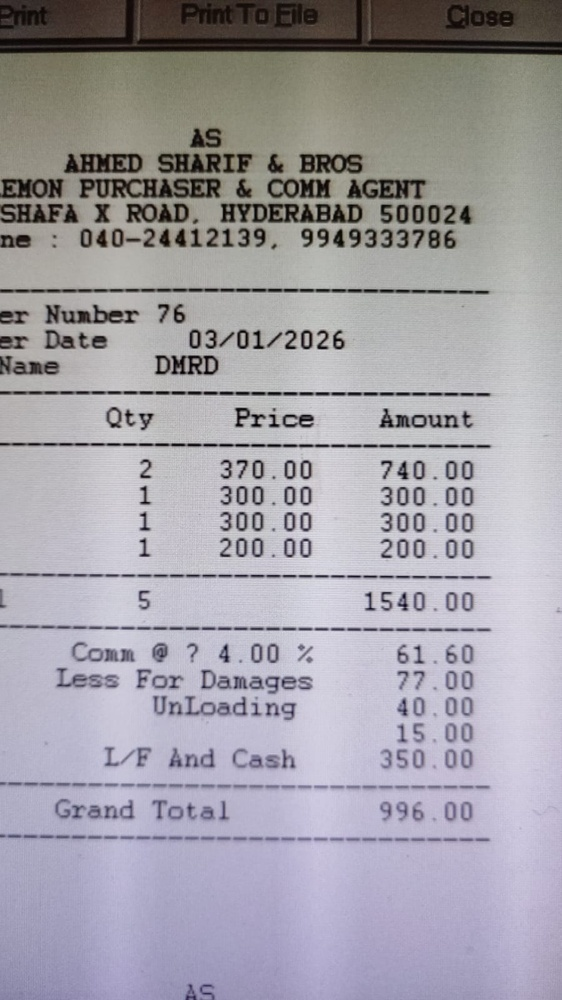
#> input picture backend/ml_dataset/images/006ec791-87fb-4998-93d3-ff7630453cdd.jpeg, 562 x 1000 px, shrunk from 899 x 1599 before the run
$ python -i ocr_roi_service.py   (imports and definitions only)
#> lines starting #> are read from the running program, lines starting #| are printed output that depends on the picture; after the words box and inside, x2 and y2 are one past the last pixel; in counts of white or black regions, pixels touching at a corner belong together
import cv2
import numpy as np
import pytesseract
from PIL import Image
import os

# Tesseract path
pytesseract.pytesseract.tesseract_cmd = r"C:\Program Files\Tesseract-OCR\tesseract.exe"

def read_image_safe(path):
    """
    Read image safely handling Windows paths and non-ASCII characters.
    """
    try:
        # Read file as byte stream and decode
        stream = np.fromfile(path, dtype=np.uint8)
        image = cv2.imdecode(stream, cv2.IMREAD_COLOR)
#> image is the input picture: shape (1000, 562, 3); mean B, G, R 167.4, 159.8, 162.8
        return image
    except Exception as e:
        print(f"[ERROR] Failed to read image: {e}")
        return None

def validate_image(image):
    """
    Check if image is valid and not empty.
    """
    return image is not None and image.size > 0

# [46 lines left out: function auto_crop, not called in this run]

def deskew(image):
    """
    Straighten skewed/rotated images using Hough line detection.
    """
    if not validate_image(image) or len(image.shape) < 2:
        return image

    try:
        gray = cv2.cvtColor(image, cv2.COLOR_BGR2GRAY)
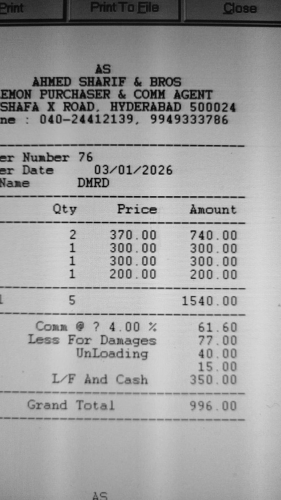
#> gray: shape (1000, 562) (shown at 1/2 size); min 0, max 224, mean 161.6
        edges = cv2.Canny(gray, 50, 150, apertureSize=3)
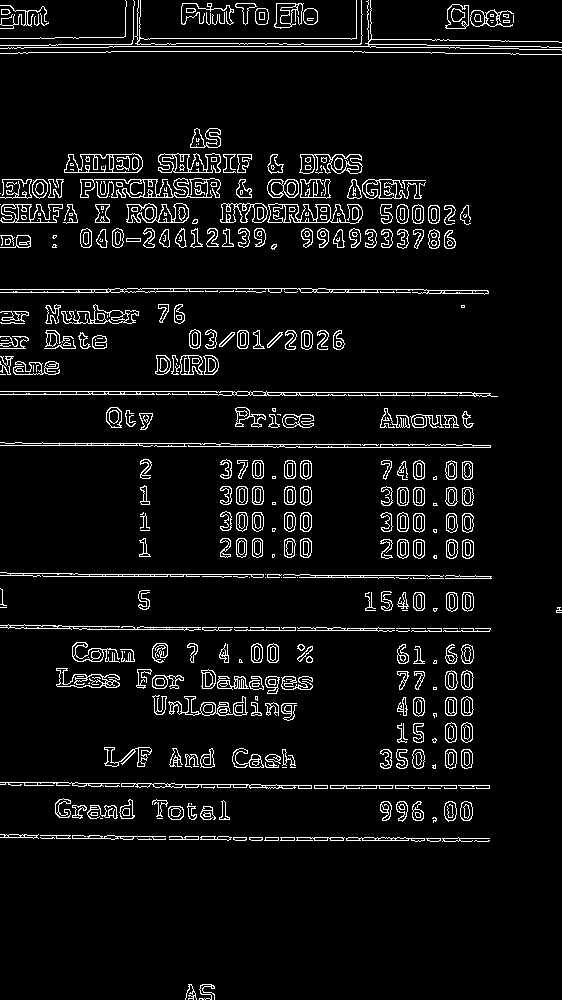
#> edges: shape (1000, 562); 6.2% white in thin lines or dots

        # Detect lines using Hough transform
        lines = cv2.HoughLines(edges, 1, np.pi / 180, 100)
#> lines = 967 rows, first 8: [46, 1.57], [785, 1.57], [292, 1.57], [38, 1.57], [222, 1.57], [394, 1.57], [391, 1.57], [51, 1.57]

        if lines is None:
            return image

        # Calculate average angle
        angles = []
        for line in lines[:10]:  # Use top 10 lines
            rho, theta = line[0]
            angle = np.degrees(theta) - 90
            if -45 < angle < 45:  # Only consider reasonable angles
                angles.append(angle)
#> this loop made 10 passes
#> (line, rho) on passes 1 to 8: ([[46, 1.57]], 46), ([[785, 1.57]], 785), ([[292, 1.57]], 292), ([[38, 1.57]], 38), ([[222, 1.57]], 222), ([[394, 1.57]], 394), ([[391, 1.57]], 391), ([[51, 1.57]], 51)
#> after the loop, angles = [0, 0, 0, 0, 0, 0, 0, 0, 0, 0]

        if not angles:
            return image

        median_angle = np.median(angles)
#> median_angle = 0

        # Rotate image to straighten
        if abs(median_angle) > 0.5:  # Only rotate if needed
            (h, w) = image.shape[:2]
            center = (w // 2, h // 2)
            M = cv2.getRotationMatrix2D(center, median_angle, 1.0)
            rotated = cv2.warpAffine(image, M, (w, h),
                                     flags=cv2.INTER_CUBIC,
                                     borderMode=cv2.BORDER_REPLICATE)
            return rotated

        return image
    except Exception as e:
        print(f"[WARNING] Deskew failed: {e}")
        return image

def detect_regions(image):
    """
    Detect different regions of the receipt (header, items, deductions, totals).
    Uses horizontal line detection to split the receipt into sections.
    """
    if not validate_image(image):
        # Return default regions for empty image to avoid crash
        return {}

    try:
        gray = cv2.cvtColor(image, cv2.COLOR_BGR2GRAY)
        h, w = gray.shape

        # Detect horizontal lines (often separate sections on receipts)
        horizontal_kernel = cv2.getStructuringElement(cv2.MORPH_RECT, (w // 3, 1))
        detect_horizontal = cv2.morphologyEx(gray, cv2.MORPH_OPEN, horizontal_kernel, iterations=2)
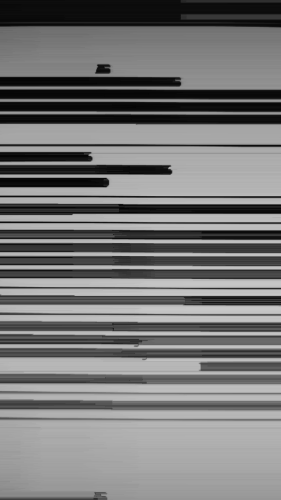
#> detect_horizontal: shape (1000, 562) (shown at 1/2 size); min 0, max 202, mean 118.6
        _, thresh = cv2.threshold(detect_horizontal, 127, 255, cv2.THRESH_BINARY_INV)
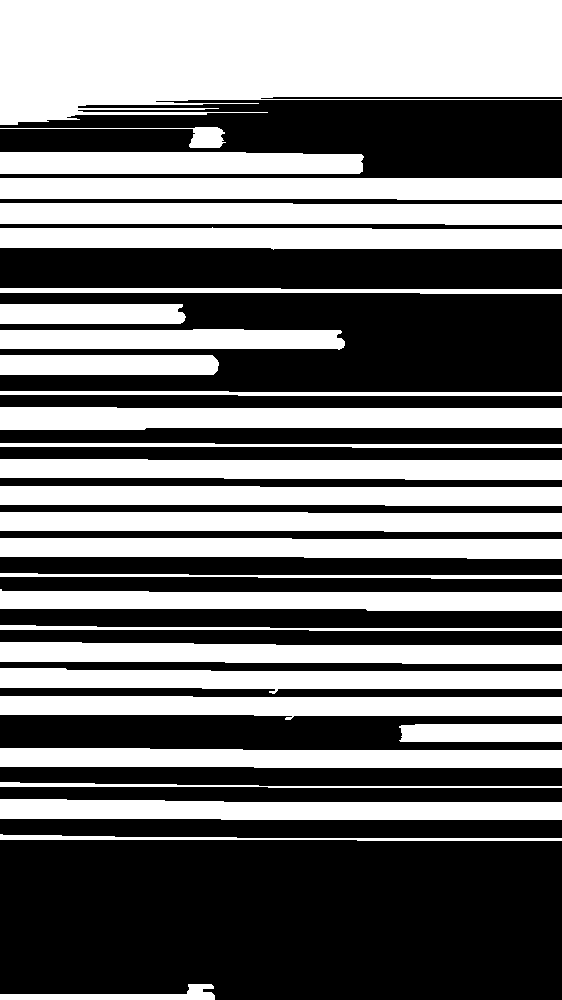
#> thresh: shape (1000, 562); 44.7% white; 29 white regions, largest, box (x1, y1, x2, y2) and area: (0, 0, 562, 125) 58619, (0, 178, 562, 200) 11967, (0, 203, 562, 225) 11650

        # Find horizontal line positions
        horizontal_lines = []
        for i in range(h):
            if np.mean(thresh[i, :]) > 200:  # Mostly white (line detected)
                horizontal_lines.append(i)
#> after the loop, horizontal_lines = 370 values from 0 to 839

        # Filter close lines (keep only distinct separators)
        filtered_lines = []
        if horizontal_lines:
            filtered_lines.append(horizontal_lines[0])
            for line in horizontal_lines:
                if line - filtered_lines[-1] > h * 0.1:  # At least 10% apart
                    filtered_lines.append(line)
#> after the loop, filtered_lines = [0, 178, 289, 392, 493, 594, 697, 802]

        # Define regions based on detected lines and heuristics
        regions = {}

        if len(filtered_lines) >= 2:
            # Header: top to first line
            regions['header'] = (0, filtered_lines[0])

            # Items: first line to second-to-last line
            regions['items'] = (filtered_lines[0], filtered_lines[-2] if len(filtered_lines) > 2 else filtered_lines[-1])

            # Deductions/Totals: last section
            regions['deductions'] = (filtered_lines[-2] if len(filtered_lines) > 2 else filtered_lines[-1],
                                     filtered_lines[-1])
            regions['totals'] = (filtered_lines[-1], h)
        else:
            # Fallback: split into thirds
            third = h // 3
            regions['header'] = (0, third)
            regions['items'] = (third, 2 * third)
            regions['deductions'] = (2 * third, h)
            regions['totals'] = (2 * third, h)

        return regions
    except Exception as e:
        print(f"[WARNING] Region detection failed: {e}")
        # Fallback regions
        h = image.shape[0]
        third = h // 3
        return {
            'header': (0, third),
            'items': (third, 2 * third),
            'deductions': (2 * third, h),
            'totals': (2 * third, h)
        }

def preprocess_region(image, region_type):
    """
    Apply region-specific preprocessing for better OCR.
    Different regions benefit from different preprocessing.
    """
    if not validate_image(image):
        return image

    try:
        gray = cv2.cvtColor(image, cv2.COLOR_BGR2GRAY)

        if region_type == 'header':
            # Header: optimize for text clarity
            denoised = cv2.fastNlMeansDenoising(gray)
            _, processed = cv2.threshold(denoised, 0, 255, cv2.THRESH_BINARY + cv2.THRESH_OTSU)

        elif region_type == 'items':
            # Items table: enhance grid structure
            denoised = cv2.fastNlMeansDenoising(gray)
            # Adaptive threshold works better for tables
            processed = cv2.adaptiveThreshold(denoised, 255, cv2.ADAPTIVE_THRESH_GAUSSIAN_C,
                                              cv2.THRESH_BINARY, 11, 2)

        elif region_type in ['deductions', 'totals']:
            # Numbers: high contrast
            denoised = cv2.fastNlMeansDenoising(gray)
            _, processed = cv2.threshold(denoised, 0, 255, cv2.THRESH_BINARY + cv2.THRESH_OTSU)

        else:
            processed = gray

        return processed
    except Exception as e:
        print(f"[WARNING] Preprocessing failed for {region_type}: {e}")
        return image

def extract_with_roi(image_path):
    """
    Main function: Extract text from receipt using ROI-based approach.
    Returns dict with text per region.
    """
    try:
        # Read image safely
        image = read_image_safe(image_path)
        if not validate_image(image):
            return {"error": "[OCR ERROR] Could not read image or image is empty"}

        # Step 1: Auto-crop - DISABLED for manual cropping workflow
        # Users manually crop with Cropper.js, so auto-crop is redundant and can be too aggressive
        # cropped = auto_crop(image)
        cropped = image  # Use image as-is (already manually cropped)

        # Step 2: Deskew
        straightened = deskew(cropped)

        # Step 3: Detect regions
        regions = detect_regions(straightened)
#> regions = {'header': (0, 0), 'items': (0, 697), 'deductions': (697, 802), 'totals': (802, 1000)}

        # Step 4: Extract text per region
        extracted_text = {
            'full_text': '',
            'regions': {}
        }

        for region_name, (y_start, y_end) in regions.items():
            # Validate region bounds
            if y_start >= y_end:
                continue

            # Extract region
            region_img = straightened[y_start:y_end, :]

            # Skip empty regions
            if not validate_image(region_img):
                continue

            # Preprocess region
            processed = preprocess_region(region_img, region_name)

            # OCR
            text = pytesseract.image_to_string(processed, lang='eng')
            extracted_text['regions'][region_name] = text.strip()
#> this loop made 2 passes
#> pass 2, in extract_with_roi, `region_img = straightened[y_start:y_end, :]`:
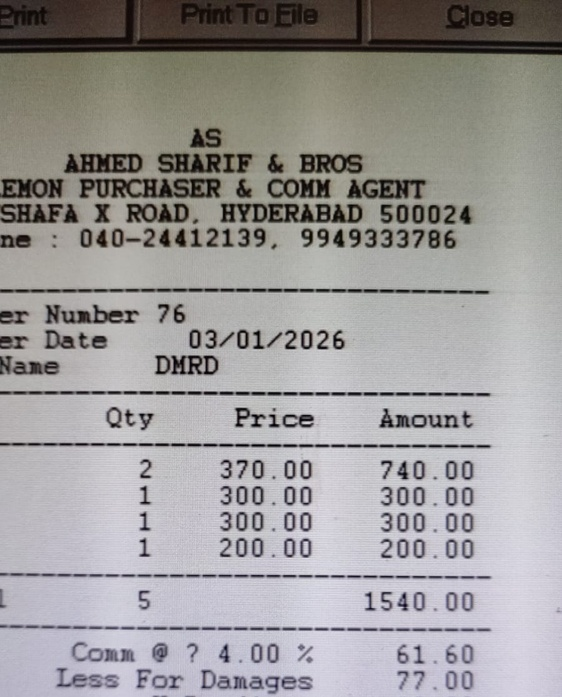
#> region_img: shape (697, 562, 3); mean B, G, R 153.8, 154.2, 156.5
#> pass 2, in preprocess_region, `processed = cv2.adaptiveThreshold(denoised, 255, cv2.ADAPTIVE_THRESH_G..`:
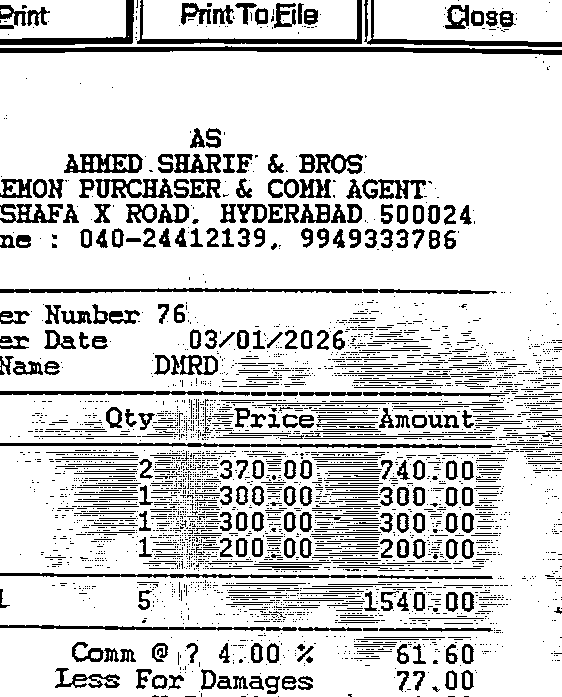
#> processed: shape (697, 562); 82.5% white; 3755 black regions (3269 under 20 px), largest, box (x1, y1, x2, y2) and area: (0, 46, 562, 55) 2680, (0, 288, 497, 294) 1661, (0, 443, 506, 448) 1512
#> after the loop, extracted_text = 2 items

        # Combine all regions for full text
        extracted_text['full_text'] = '\n'.join([
            extracted_text['regions'].get('header', ''),
            extracted_text['regions'].get('items', ''),
            extracted_text['regions'].get('deductions', ''),
            extracted_text['regions'].get('totals', '')
        ])

        return extracted_text

    except Exception as e:
        return {"error": f"[OCR ERROR] {str(e)}"}

#> (the run stopped early here; a loop or call above may not have finished)

$ run again, on backend/ml_dataset/images/0299720e-452f-403e-8acf-d5bd0c1c6457.jpeg
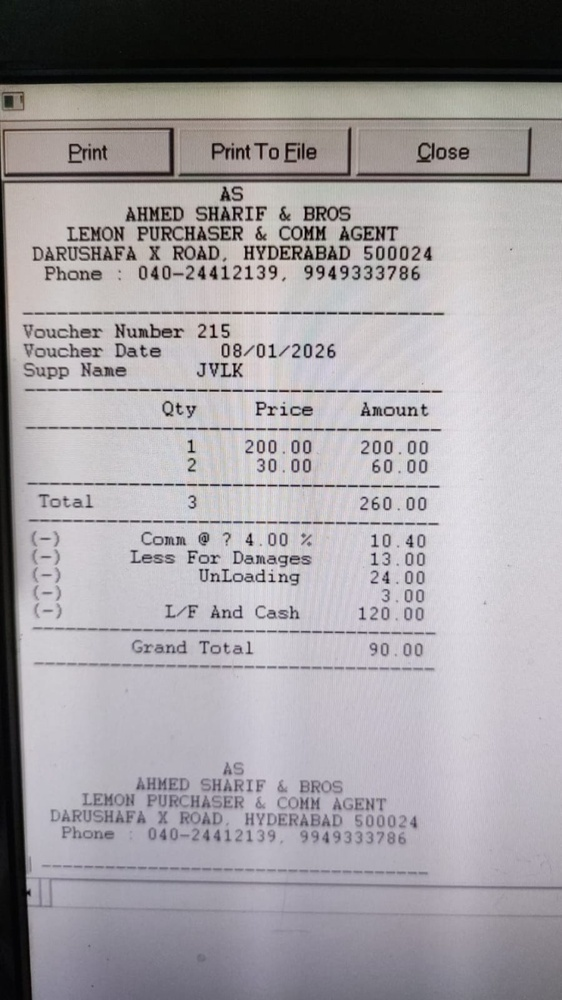
#> input picture backend/ml_dataset/images/0299720e-452f-403e-8acf-d5bd0c1c6457.jpeg, 562 x 1000 px, shrunk from 899 x 1599 before the run
#> in read_image_safe, image is the input picture: shape (1000, 562, 3); mean B, G, R 161.1, 157.3, 161.2
#> in deskew, `edges = cv2.Canny(gray, 50, 150, apertureSize=3)`:
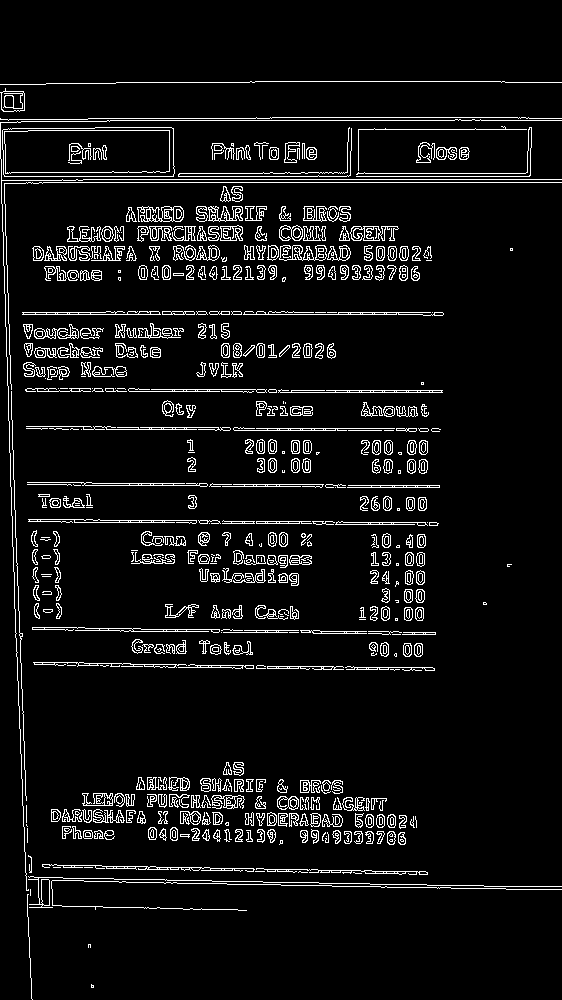
#> edges: shape (1000, 562); 6.7% white in thin lines or dots
#> lines = 1839 rows, first 8: [182, 1.57], [176, 1.57], [3, 3.11], [179, 1.57], [120, 1.57], [6, 3.11], [314, 1.57], [877, 1.59]
#> the loop in deskew, `for line in lines[:10]:` made 10 passes
#> (rho, theta, angle) on passes 1 to 8: (182, 1.57, 0), (176, 1.57, 0), (3, 3.11, 88), (179, 1.57, 0), (120, 1.57, 0), (6, 3.11, 88), (314, 1.57, 0), (877, 1.59, 1)
#> after the loop in deskew, `for line in lines[:10]:`: angles = [0, 0, 0, 0, 0, 1, 0, 1]
#> median_angle = 0
#> thresh: shape (1000, 562); 51% white; 29 black regions, largest, box (x1, y1, x2, y2) and area: (18, 669, 562, 799) 62661, (27, 887, 562, 952) 33862, (7, 315, 562, 390) 30083
#> after the loop in detect_regions, `for i in range(h):`: horizontal_lines = 415 values from 0 to 999
#> after the loop in detect_regions, `for line in horizontal_lines:`: filtered_lines = [0, 118, 226, 390, 497, 598, 799, 952]
#> regions = {'header': (0, 0), 'items': (0, 799), 'deductions': (799, 952), 'totals': (952, 1000)}
#> the loop in extract_with_roi, `for region_name, (y_start, y_end) in regions.items():` made 2 passes
#> pass 2, in preprocess_region, `processed = cv2.adaptiveThreshold(denoised, 255, cv2.ADAPTIVE_THRESH_G..`:
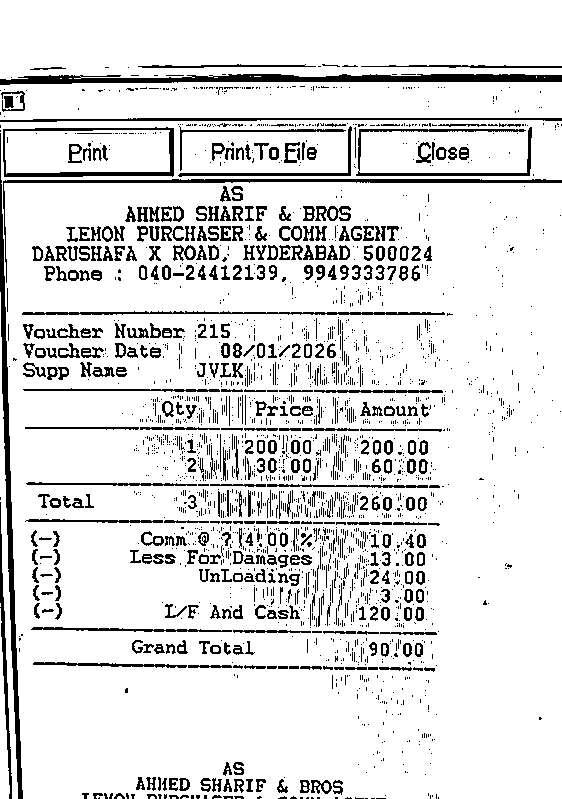
#> processed: shape (799, 562); 87.8% white; 2411 black regions (1953 under 20 px), largest, box (x1, y1, x2, y2) and area: (0, 74, 562, 85) 3751, (0, 133, 23, 799) 2972, (3, 179, 562, 283) 1977
#> after the loop in extract_with_roi, `for region_name, (y_start, y_end) in regions.items():`: extracted_text = 2 items
